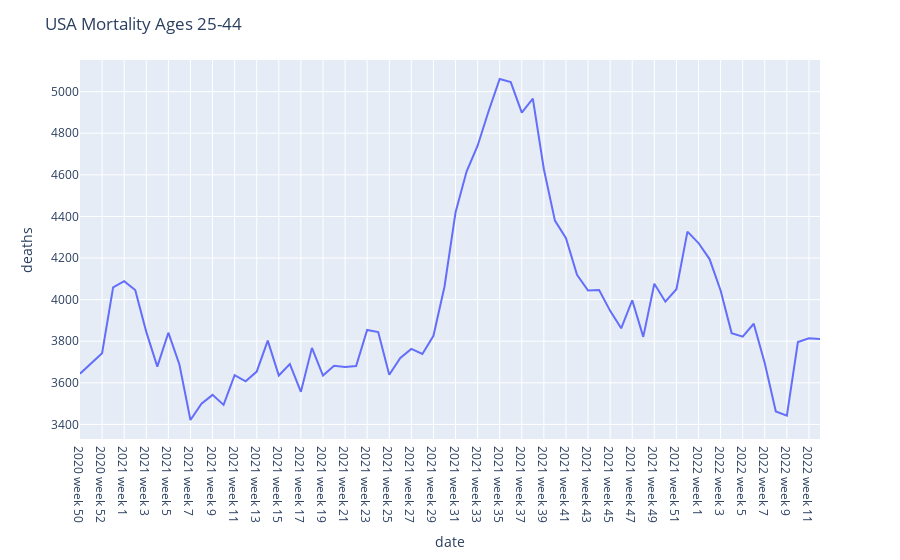

The notebook cell this image was saved under:
### Code cell
fig = px.line(df, x="date", y="deaths")
fig.update_layout(title_text="USA Mortality Ages 25-44")
fig.show()

### Figure 1 — Plotly figure (JSON) as saved in the notebook; plotly's stock layout.template omitted (floating-point values rounded to 4 significant figures; data arrays with more than 128 entries replaced by an {"elided": "..."} marker saying what was removed)
{"data": [{"hovertemplate": "date=%{x}<br>deaths=%{y}<extra></extra>", "legendgroup": "", "line": {"color": "#636efa", "dash": "solid"}, "marker": {"symbol": "circle"}, "mode": "lines", "name": "", "orientation": "v", "showlegend": false, "x": {"elided": "465 str values"}, "xaxis": "x", "y": {"elided": "465 int values"}, "yaxis": "y", "type": "scatter"}], "layout": {"xaxis": {"anchor": "y", "domain": [0.0, 1.0], "title": {"text": "date"}}, "yaxis": {"anchor": "x", "domain": [0.0, 1.0], "title": {"text": "deaths"}}, "legend": {"tracegroupgap": 0}, "margin": {"t": 60}, "title": {"text": "USA Mortality Ages 25-44"}}}
